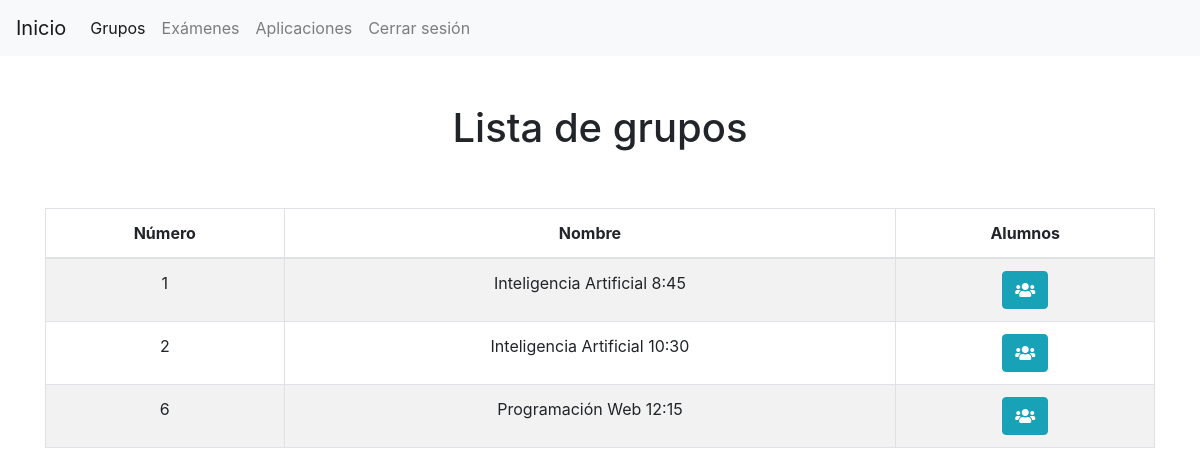
Screenshot of /php/maestro/listaGrupos.php (signed in) with the database file from the repository.
### tables this page shows
CREATE TABLE `grupo` (
  `id_grupo` int(11) NOT NULL,
  `id_usuario` int(11) NOT NULL,
  `nombre` varchar(200) NOT NULL
);

### php/maestro/listaGrupos_.php (called while the page is built, shortened)
<?php
    function getGrupos(){
        $base = getConexion();
        $instruccion = "SELECT * FROM grupo WHERE id_usuario = ". $_SESSION["id_usuario"];
        $conexion = $base->query($instruccion);
        $grupos = $conexion->fetchAll(PDO::FETCH_OBJ);
        return $grupos;
    }
?>

### php/maestro/listaGrupos.php (the view, shortened to what this page needs)
<?php
        include("listaGrupos_.php");
?>
<!doctype html>
<html lang="en">
<head>
    <link rel="stylesheet" href="https://use.fontawesome.com/releases/v5.7.0/css/all.css"
>
    <link href="../../css/bootstrap.min.css" rel="stylesheet" id="bootstrap-css">
</head>
<body>
<nav class="navbar navbar-expand-lg navbar-light bg-light">
    <a class="navbar-brand" href="inicio.php">Inicio</a>
    <div class="collapse navbar-collapse" id="navbarSupportedContent">
        <ul class="navbar-nav mr-auto">
            <li class="nav-item active">
                <a class="nav-link" href="listaGrupos.php">Grupos</a>
            </li>
            <li class="nav-item">
                <a class="nav-link" href="listaExamenes.php">Exámenes</a>
            </li>
            <li class="nav-item">
                <a class="nav-link" href="listaAplicaciones.php">Aplicaciones</a>
            </li>
            <li class="nav-item">
                <a class="nav-link" href="../general/logout.php">Cerrar sesión</a>
            </li>
        </ul>
    </div>
</nav>
<div class="container">
    <br><br>
    <h1 class="text-center">
        Lista de grupos
    </h1>
    <br><br>
    <?php
        $grupos = getGrupos();
    ?>
    <table class="table table-hover table-bordered table-striped">
        <thead>
        <tr class="text-center">
            <th scope="col">Número</th>
            <th scope="col">Nombre</th>
            <th scope="col">Alumnos</th>
        </tr>
        </thead>
        <tbody>
            <?php foreach($grupos as $grupo): ?>
                <tr class="text-center">
                    <td><?php echo $grupo->id_grupo ?></td>
                    <td><?php echo $grupo->nombre ?></td>
                    <td>
                        <a class="btn btn-info" href="listaAlumnos.php?idGrupo=<?php echo($grupo->id_grupo);?>">
                        <i class="fas fa fa-users"></i>
                        </a>
                    </td>
                </tr>
            <?php endforeach; ?>
        </tbody>
    </table>
</div>
</body>
</html>

### rows the page displays
grupo: id_grupo "1", nombre "Inteligencia Artificial 8:45"
grupo: id_grupo "2", nombre "Inteligencia Artificial 10:30"
grupo: id_grupo "6", nombre "Programación Web 12:15"
